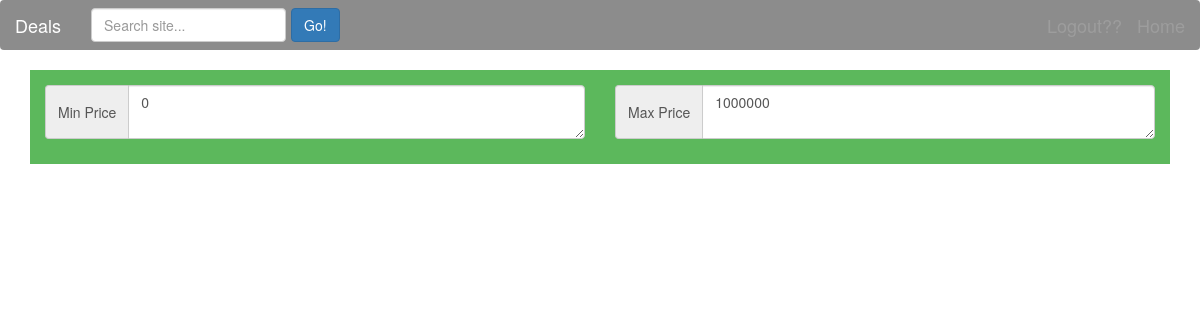
/deals.php, run on an earlier commit of the app's database.
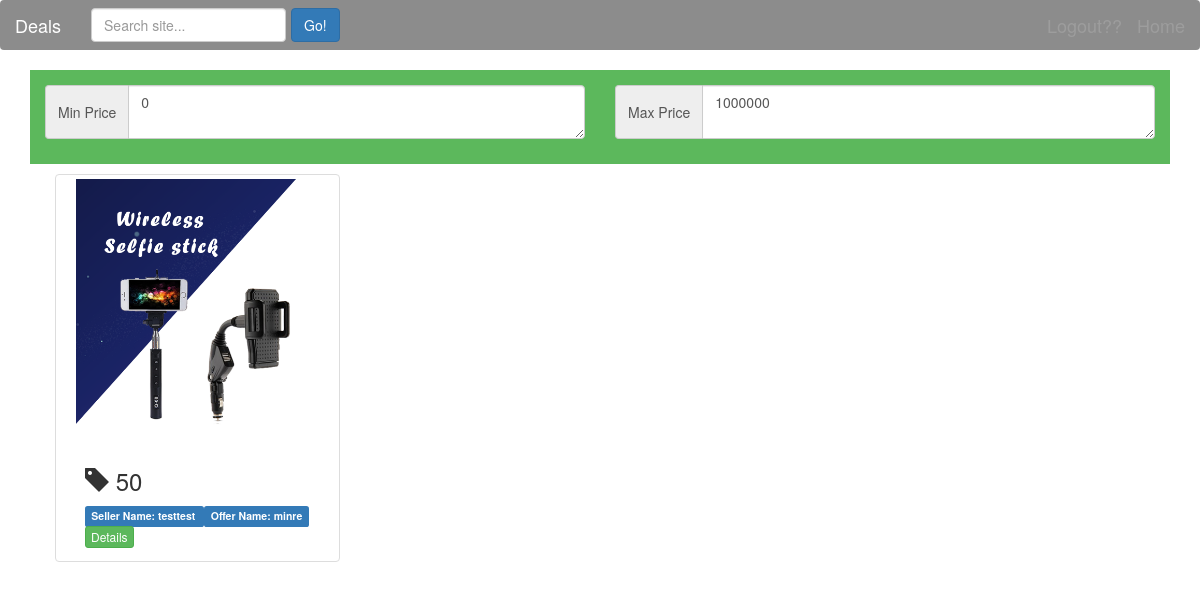
And on a later commit of the database.
### tables this page shows
CREATE TABLE `offer` (
  `offer_number` int(10) NOT NULL,
  `offer_name` varchar(20) NOT NULL,
  `discount` int(10) NOT NULL,
  `image` varchar(20) DEFAULT NULL,
  `start_date` date NOT NULL,
  `end_date` date NOT NULL,
  `user_id` int(20) NOT NULL,
  `deleted` tinyint(1) NOT NULL DEFAULT '0'
);

CREATE TABLE `user` (
  `user_id` int(20) NOT NULL,
  `user_firstname` varchar(50) NOT NULL,
  `user_lastname` varchar(50) NOT NULL,
  `user_email` varchar(50) NOT NULL,
  `password` varchar(255) NOT NULL,
  `Address` varchar(50) DEFAULT NULL
);

### deals.php (the view, shortened to what this page needs)
<?php
$FinalDeals = array();
include ('include/connection.php');
$requestedOffers ="SELECT SUM(order_line.quantity) as qunant , order_line.offer_number as num from order_line GROUP by offer_number";
$result1 = mysqli_query($conn, $requestedOffers);
while ($row = mysqli_fetch_assoc($result1)) {
	$getDeals = "SELECT offer.* FROM `offer_line`
				INNER JOIN offer on offer.offer_number = offer_line.offer_number
				where offer_line.quantity <=";
	$getDeals .= $row['qunant'] ." and offer_line.offer_number =" .$row['num'];
	$run = mysqli_query($conn, $getDeals);
	$data =  mysqli_fetch_assoc($run);
	if(!empty($data)){
		$GetUSer = "SELECT user.user_firstname , user.user_lastname FROM `user` WHERE user.user_id =".$data['user_id'];
		$qu = mysqli_query($conn, $GetUSer);
		$user =  mysqli_fetch_assoc($qu);
		$data['user'] = array_values($user);
		$FinalDeals[]= $data;
	}
}
?>
<!DOCTYPE html>
<html>
<head>
  <link rel="stylesheet" href="bootstrap/css/bootstrap.min.css">
   <link rel="stylesheet" href="style.css">
</head>
<body ng-app="ngStore" ng-controller="storeController">
    <nav class="navbar navbar-inverse">
        <div class="container-fluid">
            <div class="navbar-header">
                <a class="navbar-brand" href="#">Deals</a>
            </div>
            <div>
                <form class="navbar-form navbar-left" role="search">
                    <div class="form-group">
                        <input type="text" name="searchText" class="form-control" placeholder="Search site...">
                    </div>
                    <button type="submit" name="search" class="btn btn-primary">Go!</button>
                </form>
                <a class="navbar-brand navbar-right"  href="GrouBuy.php">Home</a>
                <a class="navbar-brand navbar-right" href="logout.php">Logout??</a>
                <a class="navbar-brand navbar-right" href="#"><?php
					?></a>
            </div>
        </div>
    </nav>
    <div class="container">
        <div class="col-sm-12 price-form">
            <div class="row price-form-row" ng-if="!addListing">
                <div class="col-sm-6">
                    <div class="input-group">
                        <span class="input-group-addon">Min Price</span>
                        <textarea name="minPrice" id="minPrice" ng-model="priceInfo.min"
                            class="form-control"></textarea>
                    </div>
                </div>
                <div class="col-sm-6">
                    <div class="input-group">
                        <span class="input-group-addon">Max Price</span>
                        <textarea name="maxPrice" id="maxPrice" ng-model="priceInfo.max"
                            class="form-control"></textarea>
                    </div>
                </div>
            </div>
        </div>
        <div class="container">
        <?php
		foreach ($FinalDeals as $val) {
	?>
                <div class="thumbnail col-lg-3">
                    <img ng-src="images/<?php echo $val['image'] ?>.jpg" alt="" />
                    <div class="caption">
                        <div ng-hide="showDetails === true">
                            <h3><i class="glyphicon glyphicon-tag"></i> <?php echo $val['discount'] ?> </h3>
                            <p class="label label-primary label-sm">Seller Name: <?php echo $val['user'][0] . $val['user'][1] ?> </p>
                            <p class="label label-primary label-sm">Offer Name: <?php echo $val['offer_name'] ?> </p>
                        </div>
                        <button class="btn btn-xs btn-success" ng-hide="showDetails === true"
                            ng-click="showDetails = !showDetails">
                            Details
                        </button>
                    </div>
                </div>
                <?php
		}
	?>
        </div>
</body>
</html>

What changed in the data, as far as the page shows it:
added offer: image (picture), discount "50", offer_name "minre"
now on this page (row unchanged): user: user_firstname "test", user_lastname "test"
